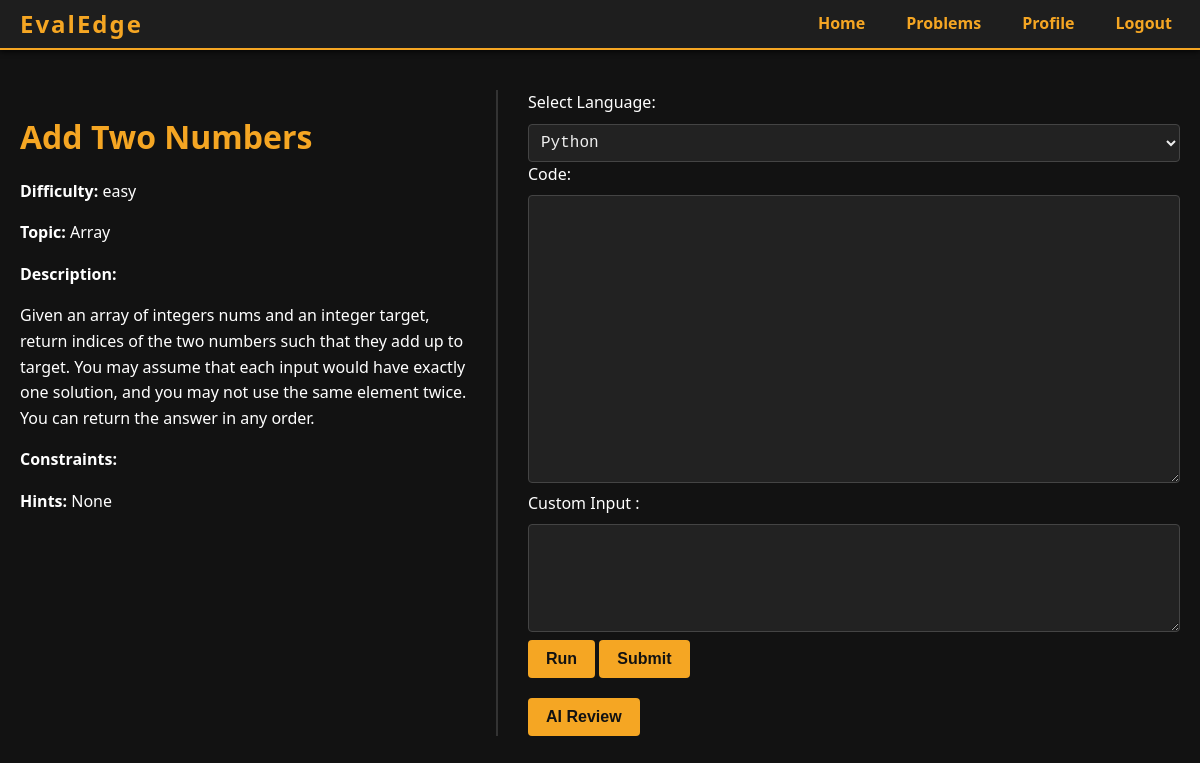
Screenshot of /problems/3/ (signed in) with the database file from the repository.
### problems/models.py (models this page shows)
class Problem(models.Model):
    DIFFICULTY_CHOICES = [('easy', 'Easy'), ('medium', 'Medium'), ('hard', 'Hard')]
    title = models.CharField(max_length=100)
    description = models.TextField()
    difficulty = models.CharField(max_length=10, choices=DIFFICULTY_CHOICES)
    topic = models.CharField(max_length=50)
    hints = models.TextField(blank=True, null=True)
    constraints = models.TextField(blank=True, null=True)
    problem_statistics = models.JSONField(default=dict, blank=True)
    created_by = models.ForeignKey(settings.AUTH_USER_MODEL, on_delete=models.CASCADE, related_name='my_problems')
    isSolved = models.BooleanField(default=False)

### problems/views.py (the view, shortened to what this page needs)
# urls.py: path('<int:problem_id>/', views.problem_detail, name='problem_detail'),  # /problems/2/
@login_required
def problem_detail(request, problem_id):
    problem = get_object_or_404(Problem, id=problem_id)
    ai_feedback = None
    submitted_language = 'py'
    submitted_code = ''
    context = {
        "problem": problem,
        "ai_feedback": ai_feedback,
        "submitted_language": submitted_language,
        "submitted_code": submitted_code,
    }
    return render(request, 'problem_detail.html', context)

### templates/problem_detail.html (shortened to what this page needs)
{% extends 'base.html' %}
{% block content %}
<div class="container-flex">
    <div class="left-panel">
        <h1>{{ problem.title }}</h1>
        <p><strong>Difficulty:</strong> {{ problem.difficulty }}</p>
        <p><strong>Topic:</strong> {{ problem.topic }}</p>
        <p><strong>Description:</strong></p>
        <p>{{ problem.description }}</p>
        <p><strong>Constraints:</strong></p>
        {% if problem.hints %}
            <p><strong>Hints:</strong> {{ problem.hints }}</p>
        {% endif %}
    </div>
    <div class="right-panel">
        <form method="post" action="{% url 'submit_code' problem.id %}">
            <label for="language">Select Language:</label>
            <select name="language" id="language" required>
                <option value="py" {% if submitted_language == "py" %}selected{% endif %}>Python</option>
            </select>
            <label for="code">Code:</label>
            <textarea id="code" name="code" rows="15" required>{{ submitted_code }}</textarea>
            <label for="custom_input">Custom Input :</label>
            <textarea id="custom_input" name="custom_input" rows="5">{{ custom_input }}</textarea>
            <div class="btn-group">
                <button type="submit" name="action" value="run">Run</button>
                <button type="submit" name="action" value="submit">Submit</button>
            </div>
        </form>
        <form method="post" action="{% url 'problem_detail' problem.id %}" style="margin-top: 20px;">
            <button type="submit" class="btn">AI Review</button>
        </form>
    </div>
</div>
{% endblock %}

### static/css/base.css (style rules this page uses)
* { box-sizing: border-box; }
body { margin: 0; background-color: #121212; color: #fff; font-family: 'Segoe UI', Tahoma, Geneva, Verdana, sans-serif; line-height: 1.6; }
button { background-color: #f5a623; border: none; padding: 10px 18px; color: #121212; font-weight: 700; cursor: pointer; border-radius: 4px; transition: background-color 0.3s ease; font-size: 1rem; }
select, textarea { background-color: #222; border: 1px solid #444; border-radius: 4px; color: #eee; padding: 8px; font-family: monospace, monospace; font-size: 1rem; width: 100%; resize: vertical; margin-top: 8px; }
.container-flex { display: flex; gap: 30px; flex-wrap: wrap; }
.left-panel { flex: 1 1 40%; padding-right: 20px; border-right: 2px solid #333; }
.right-panel { flex: 1 1 55%; }
h1, h3 { color: #f5a623; margin-bottom: 15px; }

### rows the page displays
Problem: title "Add Two Numbers", difficulty "easy", topic "Array", description "Given an array of integers nums and an integer target, return indices of the two numbers such that they add up to target. You may assume that each input would have exactly one solution, and you may not use the same element twice. You can return the answer in any order.", hints "None"
